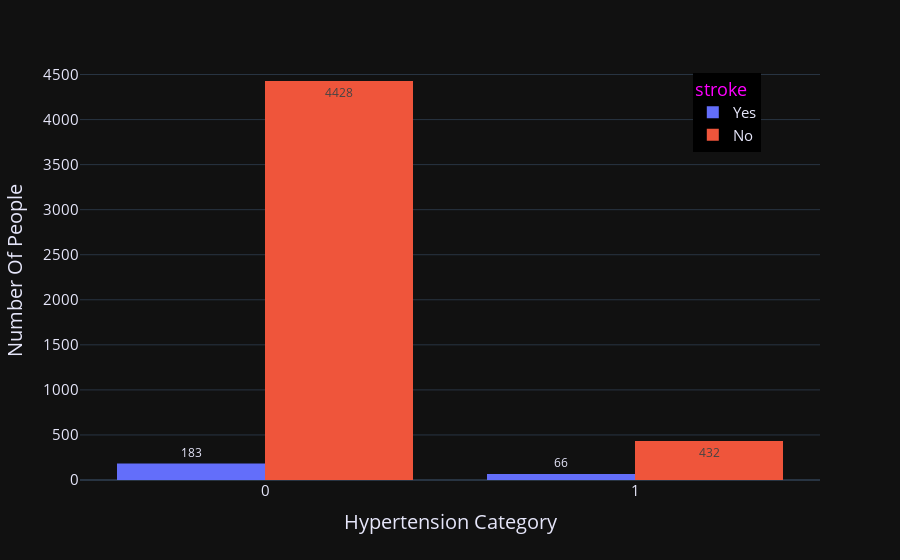

Notebook cell for this chart:
### Markdown cell above
From the above figure it can been interpreted that there are more number of people who do not have any sort heart problem or disease but have a stroke and less number of people who have got some heart disease and have a stroke.

### Code cell
fig = px.histogram(stroke,
                   x='hypertension',
                   color='stroke',
                   barmode='group',
                   labels={'hypertension': 'Hypertension Category'},
                   text_auto=True,
                   template='plotly_dark')

# fig.update_layout(xaxis=dict(showgrid=False),
#               yaxis=dict(showgrid=False)
# )
fig.update_layout(yaxis_title="Number Of People")
fig.update_layout(legend=dict(
    yanchor="top", y=0.97, xanchor='right', x=0.92, bgcolor='black'))

newnames = {'0': 'No', '1': 'Yes'}
fig.for_each_trace(lambda t: t.update(name=newnames[t.name],
                                      legendgroup=newnames[t.name],
                                      hovertemplate=t.hovertemplate.replace(
                                          t.name, newnames[t.name])))

fig.update_layout(font_color='lavender',
                  legend_title_font_color="magenta",
                  yaxis=dict(tickfont=dict(size=15), titlefont=dict(size=20)),
                  xaxis=dict(tickfont=dict(size=15), titlefont=dict(size=20)),
                  legend_font_size=15)


fig.show()

### Figure 1 — Plotly figure (JSON) as saved in the notebook; plotly's stock layout.template omitted (floating-point values rounded to 4 significant figures; data arrays with more than 128 entries replaced by an {"elided": "..."} marker saying what was removed)
{"data": [{"alignmentgroup": "True", "bingroup": "x", "hovertemplate": "stroke=Yes<br>Hypertension Category=%{x}<br>count=%{y}<extra></extra>", "legendgroup": "Yes", "marker": {"color": "#636efa", "pattern": {"shape": ""}}, "name": "Yes", "offsetgroup": "1", "orientation": "v", "showlegend": true, "texttemplate": "%{value}", "type": "histogram", "x": {"elided": "249 int values"}, "xaxis": "x", "yaxis": "y"}, {"alignmentgroup": "True", "bingroup": "x", "hovertemplate": "stroke=No<br>Hypertension Category=%{x}<br>count=%{y}<extra></extra>", "legendgroup": "No", "marker": {"color": "#EF553B", "pattern": {"shape": ""}}, "name": "No", "offsetgroup": "0", "orientation": "v", "showlegend": true, "texttemplate": "%{value}", "type": "histogram", "x": {"elided": "4860 int values"}, "xaxis": "x", "yaxis": "y"}], "layout": {"barmode": "group", "font": {"color": "lavender"}, "legend": {"bgcolor": "black", "font": {"size": 15}, "title": {"font": {"color": "magenta"}, "text": "stroke"}, "tracegroupgap": 0, "x": 0.92, "xanchor": "right", "y": 0.97, "yanchor": "top"}, "margin": {"t": 60}, "xaxis": {"anchor": "y", "domain": [0, 1], "tickfont": {"size": 15}, "title": {"font": {"size": 20}, "text": "Hypertension Category"}}, "yaxis": {"anchor": "x", "domain": [0, 1], "tickfont": {"size": 15}, "title": {"font": {"size": 20}, "text": "Number Of People"}}}}
